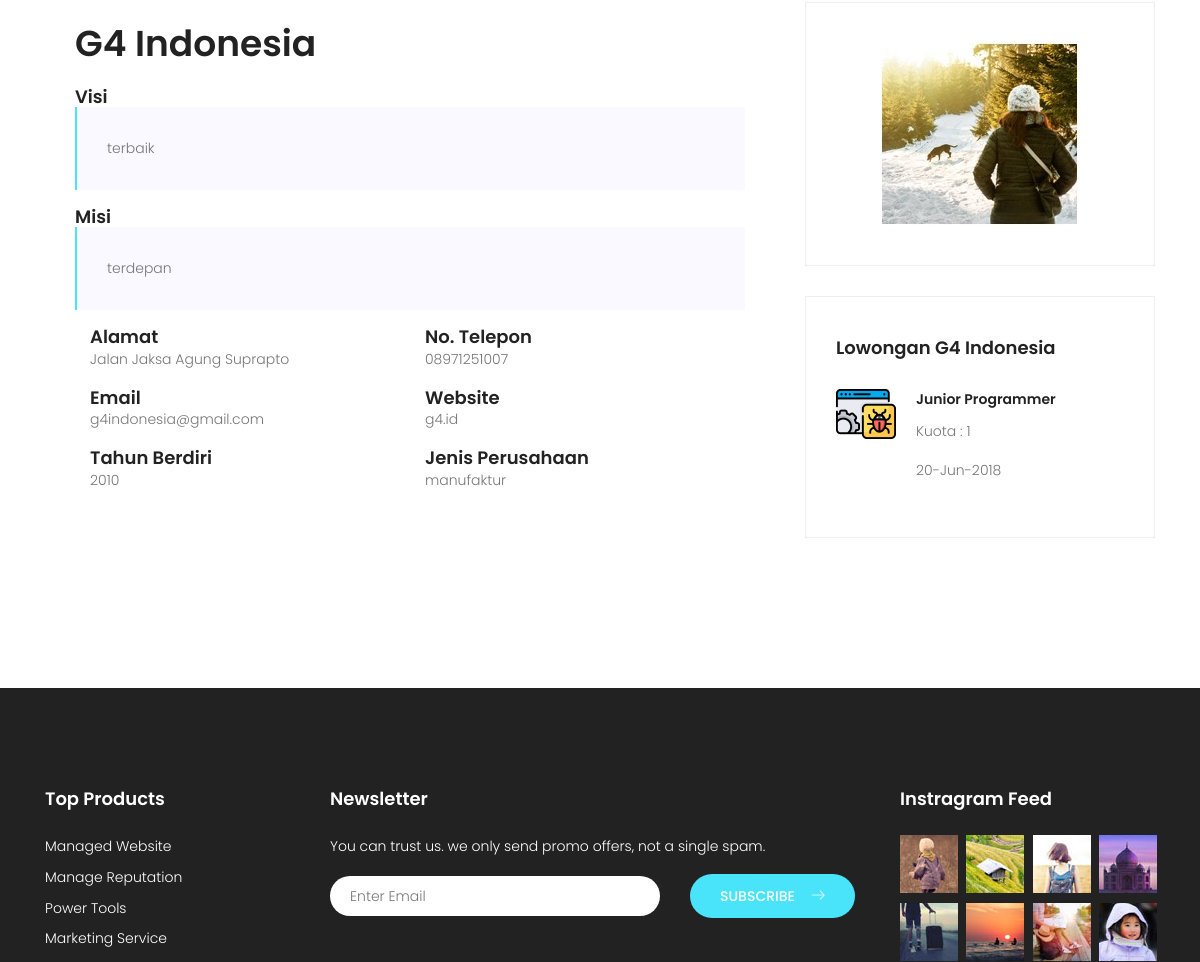
Before: /index.php/home/single/2/1 (middle part) with the older database file.
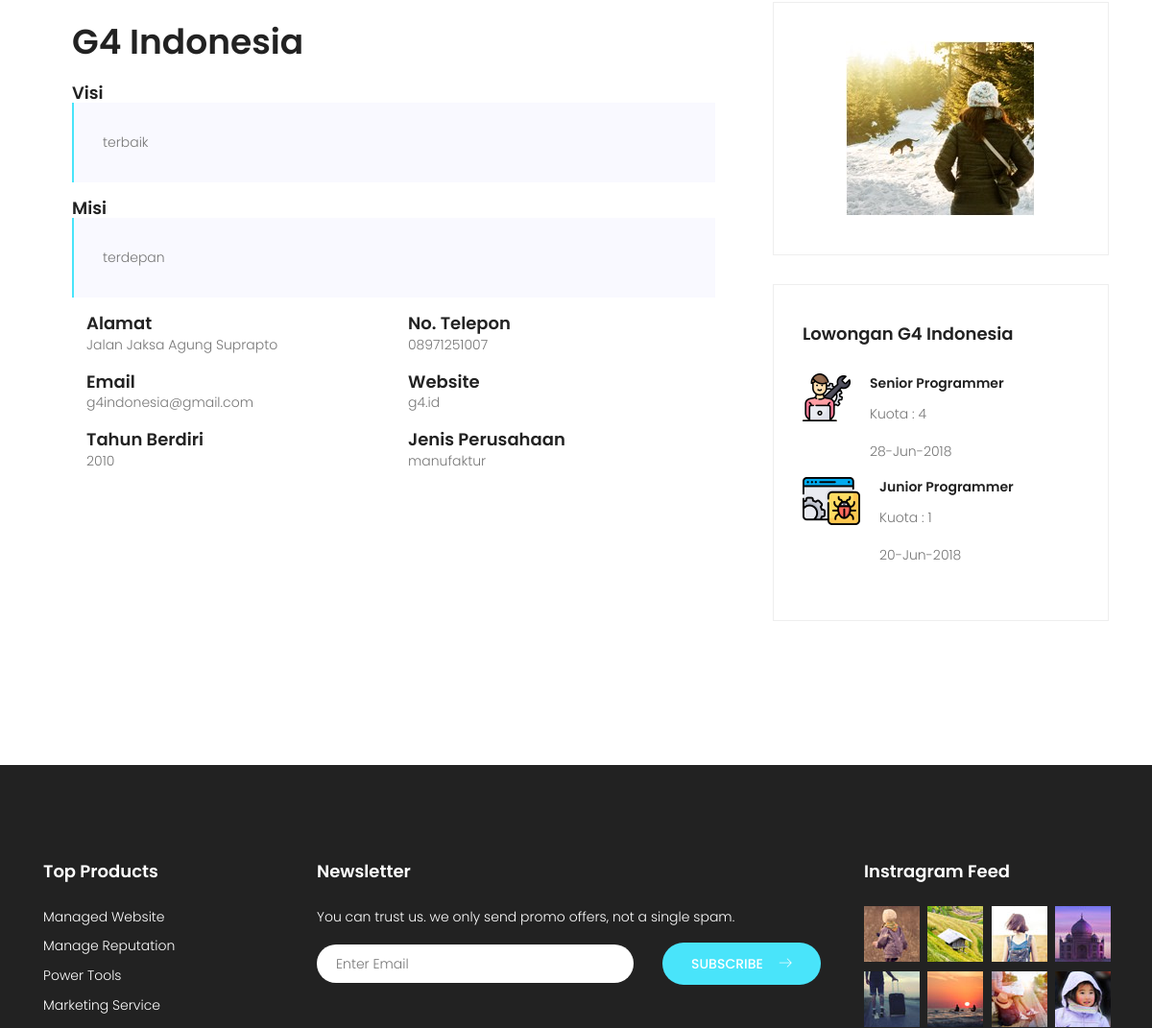
After: the same page with the newer database file.
### tables this page shows
CREATE TABLE `lowongan` (
  `idLowongan` int(11) NOT NULL,
  `lowongan` varchar(50) NOT NULL,
  `deskripsi` varchar(255) NOT NULL,
  `persyaratan` varchar(255) NOT NULL,
  `idPerusahaan` int(11) NOT NULL,
  `tglPost` date NOT NULL,
  `status` enum('buka','tutup') NOT NULL,
  `gaji` bigint(20) NOT NULL,
  `kota` varchar(25) NOT NULL,
  `jamKerja` enum('0','1','2') NOT NULL,
  `kuota` int(11) NOT NULL,
  `fkKategori` int(11) NOT NULL
);

CREATE TABLE `kategori_pekerjaan` (
  `idKategori` int(11) NOT NULL,
  `namaKategori` varchar(50) NOT NULL,
  `gambar` varchar(250) NOT NULL
);

### application/controllers/home.php (called while the page is built, shortened)
<?php
class Home extends CI_Controller {
	var $data;
	public function __construct()
	{
		$this->load->model('lowongan');
		$this->load->model('user');
	}
	public function single($idLowongan, $idPerusahaan = 0)
	{
		$data['userMasuk'] = $this->data;
		if ($idPerusahaan == 0) {
			$data['lowongan'] = $this->lowongan->getLowongan($idLowongan);
			$data['lowonganTerkait'] = $this->lowongan->getLowongan('', $idLowongan, $data['lowongan'][0]->fkKategori);
			$data['pendaftar'] = $this->lowongan->getPendaftar();
			$this->load->view('home/single', $data);
		} else {
			$data['perusahaan'] = $this->user->getPerusahaan($idPerusahaan);
			$data['lowongan'] = $this->lowongan->getLowongan('',0,0,$idPerusahaan);
			$this->load->view('home/perusahaan', $data);
		}
	}
}

### index.php (called while the page is built, shortened)
<?php
require_once BASEPATH.'core/CodeIgniter.php';

### application/models/user.php (called while the page is built, shortened)
<?php
class User extends CI_Model {
	public function getPerusahaan($id)
	{
		$this->db->from('perusahaan p');
		$this->db->join('jenis_perusahaan jp', 'p.idJenisPerusahaan = jp.idJenisPerusahaan');
		$this->db->where('idPerusahaan', $id);
		return $this->db->get()->result();
	}
}

### application/models/lowongan.php (called while the page is built, shortened)
<?php
class Lowongan extends CI_Model {
	public function getLowongan($get, $getkat=0, $kategori=0, $idPerusahaan=0)
	{
		$this->db->join('perusahaan', 'lowongan.idPerusahaan = perusahaan.idPerusahaan', 'left');
		$this->db->join('kategori_pekerjaan kp', 'lowongan.fkKategori = kp.idKategori', 'left');
		$this->db->where('status', 'buka');
		$this->db->where('kuota >', 0);
		if ($idPerusahaan > 0) {
			$this->db->where('lowongan.idPerusahaan', $idPerusahaan);
		}
		$this->db->order_by('tglPost', 'desc');
		$query = $this->db->get('lowongan');
		if ($get == 'num') {
			return $query->num_rows();
		} else {
			return $query->result();
		}
	}
}

### application/views/home/perusahaan.php (the view, shortened to what the changed rows need)
<!DOCTYPE html>
<html lang="id" class="no-js">
    <head>
        <?php include 'head.php'; ?>
	</head>
	<body>
         <section class="blog-posts-area section-gap">
                <div class="container">
                    <div class="row">
                        <div class="col-lg-8 post-list blog-post-list">
                            <div class="single-post">
                                <h1>
                                    <?= $perusahaan[0]->namaPerusahaan ?>
                                </h1>
                            </div>
                        </div>
                        <div class="col-lg-4 sidebar">
                            <div class="single-widget recent-posts-widget">
                                <div class="blog-list ">
                                    <?php foreach ($lowongan as $value): ?>
                                        <div class="single-recent-post d-flex flex-row">
                                            <div class="recent-thumb">
                                                <img class="img-fluid" src="<?= base_url('assets/home/img/'.$value->gambar) ?>" alt="">
                                            </div>
                                            <div class="recent-details">
                                                <a href="<?= base_url('index.php/home/single/'.$value->idLowongan) ?>">
                                                    <h4>
                                                        <?= $value->lowongan ?>
                                                    </h4>
                                                </a>
                                                <p>
                                                    Kuota : <?= $value->kuota ?>
                                                </p>
                                                <p>
                                                    <?= date('d-M-Y', strtotime($value->tglPost)) ?>
                                                </p>
                                            </div>
                                        </div>
                                    <?php endforeach ?>
                                </div>
                            </div>
                        </div>
                    </div>
                </div>
            </section>
	</body>
</html>

Changed rows visible on the page:
now on this page (row edited): lowongan: kategori_pekerjaan.gambar (picture), lowongan "Senior Programmer", kuota "4", tglPost "28-Jun-2018"
